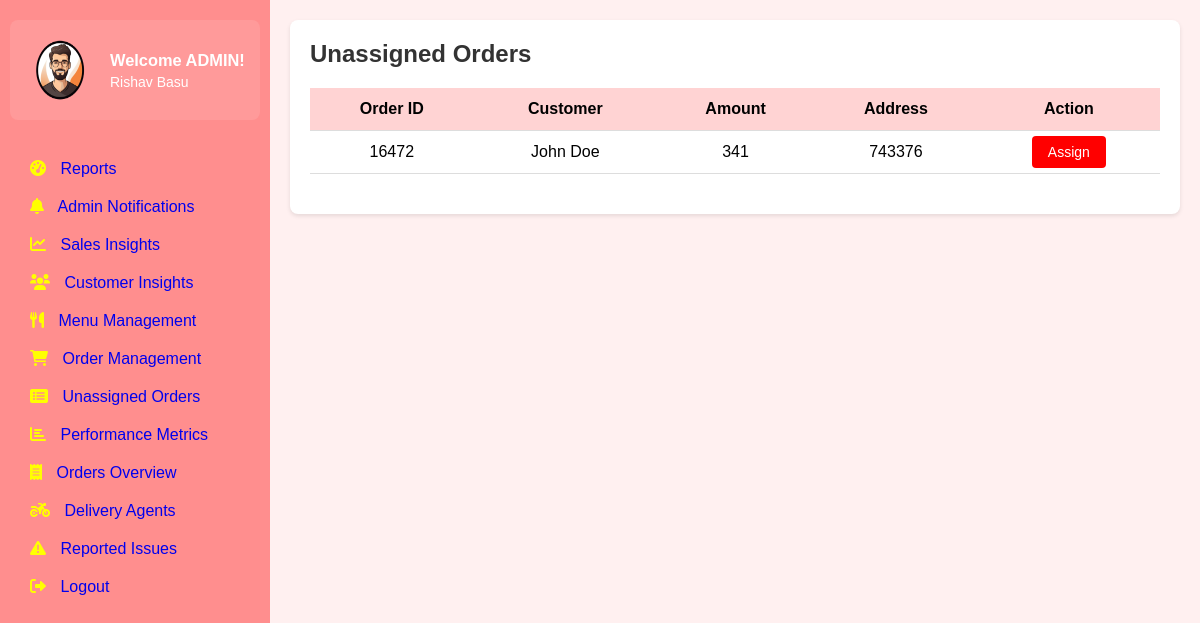
The page /unassigned-orders/view-more on the database as committed earlier.
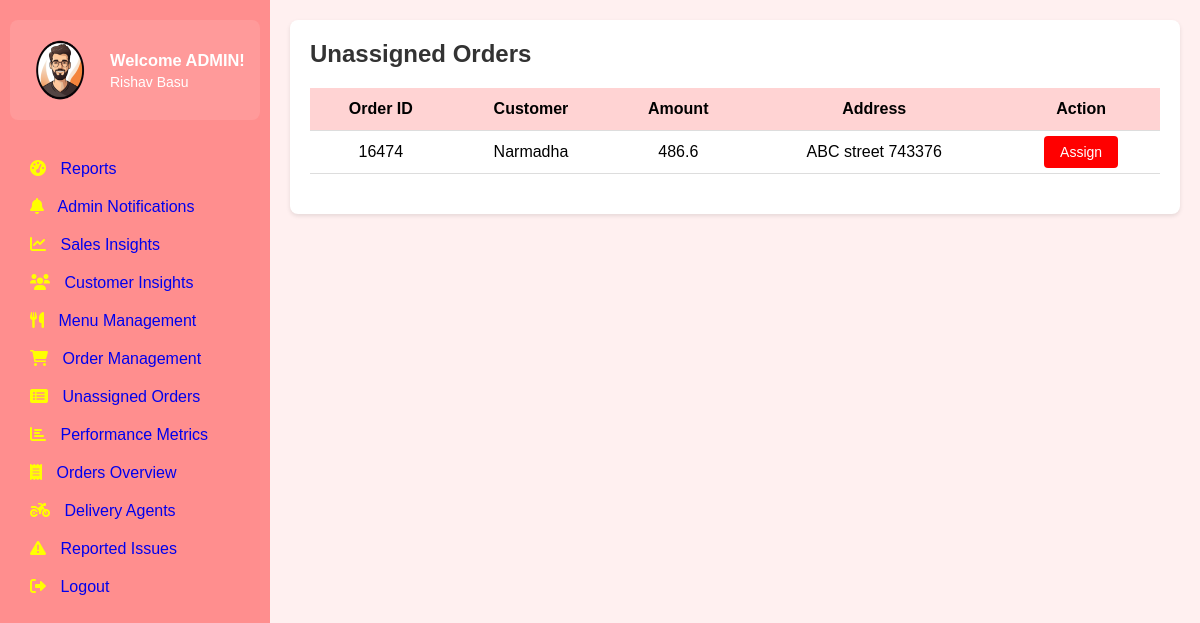
The same page on the database as committed later.
### tables this page shows
CREATE TABLE users (
        user_id INTEGER PRIMARY KEY AUTOINCREMENT,
        email TEXT UNIQUE NOT NULL,
        password_hash TEXT NOT NULL,
        full_name TEXT,
        phone_number TEXT,
        created_at TIMESTAMP DEFAULT CURRENT_TIMESTAMP,
        updated_at TIMESTAMP DEFAULT CURRENT_TIMESTAMP,
        last_login TIMESTAMP,
        is_active BOOLEAN DEFAULT TRUE,
        is_admin INTEGER DEFAULT 0,
        is_delivery_boy INTEGER DEFAULT 0,
        role_id INTEGER,
        FOREIGN KEY(role_id) REFERENCES roles(role_id)
    );

### app.py (the view)
@app.route('/unassigned-orders/view-more')
def view_more_orders():
    db = get_db_connection()
    cur = db.cursor()
    cur.execute(""" SELECT d.Order_ID,o.total_price,o.delivery_location,u.full_name FROM Delivery d JOIN Orders o ON d.Order_ID = o.order_id
     JOIN Users u ON o.customer_id = u.user_id WHERE d.Status = 'Unassigned'""")
    orders = cur.fetchall()
    return render_template('unassign_orders.html', orders=orders, view_more=True)

### app.py (called while the page is built)
@app.teardown_appcontext
def close_connection(exception):
    db = getattr(g, '_database', None)
    if db is not None:
        db.close()

def get_db_connection():
    conn = sqlite3.connect("existing_database.db")
    conn.row_factory = sqlite3.Row
    return conn

### templates/unassign_orders.html (shortened to what this page needs)
{% extends 'base.html' %}
{% block extra_css %}
<link rel="stylesheet" href="{{ url_for('static', filename='css/unassigned_orders.css') }}">
{% endblock %}
{% block content %}
            <div class="orders-section">
                <h2>Unassigned Orders</h2>
                <table class="orders-table">
                    <thead>
                        <tr>
                            <th>Order ID</th>
                            <th>Customer</th>
                            <th>Amount</th>
                            <th>Address</th>
                            <th>Action</th>
                        </tr>
                    </thead>
                    <tbody>
                        {% for order in orders %}
            <tr>
                <td>{{ order.order_id }}</td>
                <td>{{ order.full_name }}</td>
                <td>{{ order.total_price }}</td>
                <td>{{order.delivery_location}}</td>
                    <td>
                        <a href="{{ url_for('agent_assignment_dashboard', order_id=order.order_id) }}" class="assign-btn">Assign</a>
                    </td>
            </tr>
            {% endfor %}
                    </tbody>
                </table>
{% endblock %}

### templates/base.html (shortened to what this page needs)
<!DOCTYPE html>
<html lang="en">
<head>
    {% block extra_css %}{% endblock %}
    <link rel="stylesheet" href="{{ url_for('static', filename='css/base.css') }}">
    <link rel="stylesheet" href="https://cdnjs.cloudflare.com/ajax/libs/font-awesome/6.0.0-beta3/css/all.min.css">
</head>
<body>
    <div class="container">
        <div class="sidebar">
            <div class="profile">
                <img src="{{ url_for('static', filename='images/admin.png') }}" alt="Admin" class="image">
                <div class="profile-info">
                    <h2>Welcome ADMIN!</h2>
                    <p>Rishav Basu</p>
                </div>
            </div>
            <div class="menu">
                <ul>
                    <li><a href="{{ url_for('reports')}}" data-section="reports"><i class="fas fa-tachometer-alt"></i> Reports</a></li>
                    <li><a href="{{ url_for('admin_notifications')}}" data-section="admin-notifications"><i class="fas fa-bell"></i> Admin Notifications</a></li>
                    <li><a href="{{ url_for('sales_trends')}}" data-section="sales-trends"><i class="fas fa-chart-line"></i> Sales Insights</a></li>
                    <li><a href="{{ url_for('feedback_analysis')}}" data-section="customer-insights"><i class="fas fa-users"></i> Customer Insights</a></li>
                    <li><a href="{{ url_for('admin')}}"><i class="fas fa-utensils"></i> Menu Management</a></li>
                    <li><a href="{{ url_for('order_management')}}"><i class="fas fa-shopping-cart"></i> Order Management</a></li>
                    <li><a href="{{ url_for('unassigned_orders') }}"><i class="fas fa-list-alt"></i> Unassigned Orders</a></li>
                    <li><a href="{{url_for('performance_metrics')}}"><i class="fas fa-chart-bar"></i> Performance Metrics</a></li>
                    <li><a href="{{ url_for('order_overview') }}"><i class="fas fa-receipt"></i> Orders Overview</a></li>
                    <li><a href="{{url_for('staff_list')}}"><i class="fas fa-motorcycle"></i> Delivery Agents</a></li>
                    <li><a href="{{url_for('issues_reported')}}"><i class="fas fa-exclamation-triangle"></i> Reported Issues</a></li>
                    <li><a href="{{url_for('signin')}}"><i class="fas fa-sign-out-alt"></i> Logout</a></li>
                </ul>
            </div>
        </div>
<div class="main-content">
{% block content %}
{% endblock %}
</div>
</body>
</html>

### static/css/unassigned_orders.css (style rules this page uses)
.orders-section { background-color: white; padding: 20px; border-radius: 8px; box-shadow: 0 2px 4px rgba(0, 0, 0, 0.1); margin-left: 20px; }
.orders-section h2 { margin-bottom: 20px; color: #333; }
.orders-table { width: 100%; border-collapse: collapse; margin-bottom: 20px; }
.orders-table th, .orders-table td { padding: 12px; text-align: center; border-bottom: 1px solid #ddd; }
.orders-table th { background-color: #FFD3D3; font-weight: bold; }
.assign-btn { background-color: #FF0000; color: white; border: none; padding: 8px 16px; border-radius: 4px; cursor: pointer; font-size: 14px; text-decoration: none; }

### static/css/base.css (style rules this page uses)
body, h1, p, ul, li { margin: 0; padding: 0; list-style: none; box-sizing: border-box; }
h2 { margin-top: 0; font-size: 24px; }
.profile { display: flex; align-items: center; gap: 15px; padding: 15px; background-color: rgba(255, 255, 255, 0.1); border-radius: 8px; margin-bottom: 30px; }
.image { width: 70px; height: 70px; border-radius: 50%; }
.profile-info h2 { font-size: 16.4px; margin-bottom: 4px; }
.profile-info p { font-size: 14px; }
body { font-family: Arial, sans-serif; background: #ffe6e698; }
.container { display: flex; flex-wrap: nowrap; height: 100vh; position: relative; }
.sidebar { width: 250px; background: rgb(255, 142, 142); color: white; height: 100vh; padding: 20px 10px; transition: width 0.3s ease, background 0.3s ease; position: fixed; left: 0; top: 0; z-index: 100; }
.sidebar .menu ul { padding: 0; }
.sidebar .menu ul li { width: 100%; transition: all 0.3s ease; padding: 10px 20px; }
.sidebar .menu ul li a { display: block; font-size: 16px; transition: font-size 0.3s ease; text-decoration: none; }
.sidebar .menu ul li a i { margin-right: 10px; color: yellow; }
.main-content { flex: 1; padding: 20px; transition: padding 0.3s ease; margin-left: 250px; transition: margin-left 0.3s ease; }

Rows that differ between the two databases and show on the page:
no longer on this page (row unchanged): users: order_id "16472", full_name "John Doe", total_price "341", delivery_location "743376"
added users: order_id "16474", full_name "Narmadha", total_price "486.6", delivery_location "ABC street 743376"
